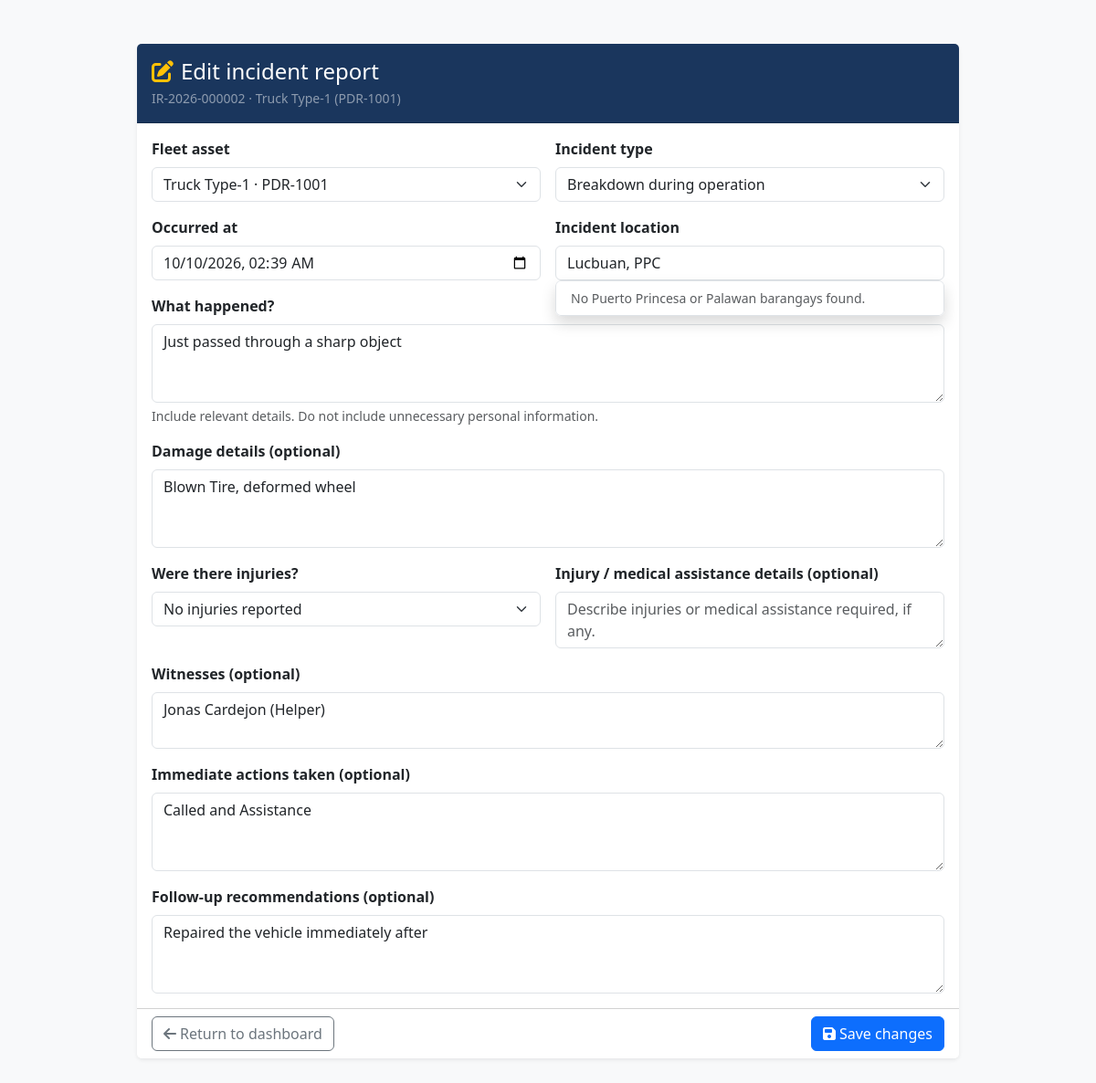
The page /fleet/reports/incidents/2/edit/ (signed in) on the database its author committed.
### fleet/models.py (models this page shows, shortened)
class FleetIncident(models.Model):
    INJURY_STATUS_CHOICES = [
        ('NO', 'No injuries reported'),
        ('YES', 'Injuries reported'),
        ('UNKNOWN', 'Unknown / not confirmed'),
    ]
    INCIDENT_TYPE_CHOICES = [
        ('ACCIDENT', 'Accident'),
        ('COLLISION', 'Collision'),
        ('BREAKDOWN', 'Breakdown during operation'),
        ('DAMAGE', 'Asset or equipment damage'),
        ('SAFETY', 'Safety incident'),
        ('OTHER', 'Other incident'),
    ]
    vehicle = models.ForeignKey(
        Vehicle,
        on_delete=models.PROTECT,
        related_name='incident_reports',
    )
    incident_type = models.CharField(max_length=20, choices=INCIDENT_TYPE_CHOICES)
    occurred_at = models.DateTimeField()
    location = models.CharField(max_length=255)
    description = models.TextField(max_length=2000)
    damage_details = models.TextField(max_length=2000, blank=True)
    injury_status = models.CharField(
        max_length=10,
        choices=INJURY_STATUS_CHOICES,
        default='UNKNOWN',
    )
    injury_details = models.TextField(max_length=2000, blank=True)
    witnesses = models.TextField(max_length=1000, blank=True)
    actions_taken = models.TextField(max_length=2000, blank=True)
    follow_up_recommendations = models.TextField(max_length=2000, blank=True)
    last_assigned_driver = models.CharField(max_length=100, blank=True)
    reported_by = models.ForeignKey(
        User,
        on_delete=models.SET_NULL,
        null=True,
        blank=True,
        related_name='fleet_incident_reports',
    )
    created_at = models.DateTimeField(auto_now_add=True)
    class Meta:
        ordering = ('-occurred_at', '-pk')

class Vehicle(models.Model):
    MAINTENANCE_PRIORITY_CHOICES = [
        ('NORMAL', 'Normal'),
        ('HIGH', 'High Priority'),
        ('URGENT', 'Urgent'),
    ]
    SCHEDULED_MAINTENANCE_CHOICES = [
        ('OIL', 'Oil replacement'),
        ('TIRES', 'Tire replacement'),
        ('BRAKES', 'Brake inspection / replacement'),
        ('BATTERY', 'Battery service / replacement'),
        ('ENGINE_COOLANT', 'Engine coolant service'),
        ('AIR_FILTER', 'Air filter replacement'),
        ('TRANSMISSION', 'Transmission service'),
        ('BELTS_HOSES', 'Belts and hoses inspection / replacement'),
        ('REGISTRATION_INSPECTION', 'Registration / safety inspection'),
        ('ENGINE_SERVICE', 'Marine engine service'),
        ('PROPELLER', 'Propeller inspection / replacement'),
        ('HULL', 'Hull inspection / maintenance'),
        ('BILGE_PUMP', 'Bilge pump inspection / service'),
        ('FUEL_SYSTEM', 'Fuel system inspection / service'),
        ('SAFETY_EQUIPMENT', 'Marine safety equipment inspection'),
        ('COOLING_SYSTEM', 'Cooling system service'),
        ('OTHER', 'Other maintenance'),
    ]
    STATUS_CHOICES = [
        ('OPERATIONAL', 'Operational'),
        ('MAINTENANCE', 'Maintenance'),
        ('DEPLOYED', 'Deployed'),
        ('PENDING_DISPOSAL', 'Pending Disposal'),
        ('ARCHIVED', 'Archived'),
    ]
    model_name = models.CharField(max_length=100)
    plate_number = models.CharField(max_length=50, unique=True)
    vehicle_type = models.ForeignKey(VehicleType, on_delete=models.CASCADE)
    hull_type = models.CharField(max_length=100, blank=True)
    length_m = models.DecimalField(max_digits=7, decimal_places=2, blank=True, null=True)
    make = models.CharField(max_length=100, blank=True)
    chassis_number = models.CharField(max_length=100, blank=True)
    engine_number = models.CharField(max_length=100, blank=True)
    mv_file_number = models.CharField(max_length=50, blank=True)
    vehicle_category = models.CharField(max_length=100, blank=True)
    body_type = models.CharField(max_length=100, blank=True)
    vehicle_classification = models.CharField(max_length=100, blank=True)
    aircon_type = models.CharField(max_length=50, blank=True)
    home_port = models.CharField(max_length=100, blank=True)
    model_year = models.PositiveSmallIntegerField(blank=True, null=True)
    color = models.CharField(max_length=50, blank=True)
    odometer_km = models.DecimalField(max_digits=10, decimal_places=1, blank=True, null=True)
    gross_vehicle_weight = models.DecimalField(max_digits=10, decimal_places=2, blank=True, null=True)
    net_capacity = models.DecimalField(max_digits=10, decimal_places=2, blank=True, null=True)
    engine_displacement_cc = models.DecimalField(max_digits=10, decimal_places=2, blank=True, null=True)
    engine_power_hp = models.DecimalField(max_digits=8, decimal_places=2, blank=True, null=True)
    passenger_capacity = models.PositiveIntegerField(blank=True, null=True)
    engine_details = models.CharField(max_length=200, blank=True)
    fuel_type = models.CharField(max_length=50, blank=True)
    registration_date = models.DateField(blank=True, null=True)
    registration_expiry = models.DateField(blank=True, null=True)
    inspection_expiry = models.DateField(blank=True, null=True)
    gross_tonnage = models.DecimalField(max_digits=10, decimal_places=2, blank=True, null=True)
    net_tonnage = models.DecimalField(max_digits=10, decimal_places=2, blank=True, null=True)
    status = models.CharField(max_length=50, choices=STATUS_CHOICES, default='OPERATIONAL')
    maintenance_problem = models.CharField(max_length=1000, blank=True)
    maintenance_priority = models.CharField(
        max_length=10,
        choices=MAINTENANCE_PRIORITY_CHOICES,
        default='NORMAL',
    )
    maintenance_started_at = models.DateTimeField(null=True, blank=True)
    maintenance_last_assigned_driver = models.CharField(max_length=100, blank=True)
    scheduled_maintenance_type = models.CharField(
        max_length=32,
        choices=SCHEDULED_MAINTENANCE_CHOICES,
        blank=True,
    )
    scheduled_maintenance_date = models.DateField(null=True, blank=True)
    scheduled_maintenance_description = models.CharField(max_length=500, blank=True)
    assigned_driver = models.OneToOneField(
        Driver,
        on_delete=models.SET_NULL,
        null=True,
        blank=True,
        related_name='assigned_vehicle',
    )
    deployment_location = models.CharField(max_length=255, blank=True, null=True)
    deployment_destination = models.CharField(max_length=255, blank=True, null=True)
    deployment_purpose = models.CharField(max_length=255, blank=True, null=True)
    deployment_time = models.DateTimeField(blank=True, null=True)

### fleet/views.py (the view, shortened to what this page needs)
# urls.py: path('fleet/reports/incidents/<int:incident_id>/edit/', views.fleet_edit_incident, name='fleet_edit_incident'),
@login_required
def fleet_edit_incident(request, incident_id):
    if request.method not in {'GET', 'POST'}:
        return HttpResponse("Incident reports can only be edited using the report form.", status=405)
    permissions = fleet_report_permissions(request.user)
    if permissions is None:
        messages.error(request, "Access restricted to authorized fleet operations and maintenance accounts.")
        return redirect('dashboard_portal:homepage')
    incident_queryset = FleetIncident.objects.select_related('vehicle__vehicle_type')
    if not permissions['is_logistics']:
        incident_queryset = incident_queryset.filter(reported_by=request.user)
    incident = get_object_or_404(incident_queryset, pk=incident_id)
    vehicle_queryset = Vehicle.objects.select_related('vehicle_type')
    if not permissions['is_logistics']:
        division_filter = Q(pk__in=[])
        if 'Land Asset' in permissions['allowed_divisions']:
            division_filter |= ~seacraft_vehicle_type_filter()
        if 'Seacraft' in permissions['allowed_divisions']:
            division_filter |= seacraft_vehicle_type_filter()
        vehicle_queryset = vehicle_queryset.filter(division_filter)
        if not vehicle_queryset.filter(pk=incident.vehicle_id).exists():
            return HttpResponse("You are not authorized to edit this incident report.", status=404)
    dashboard_name = fleet_report_dashboard_name(permissions)
    form = FleetIncidentForm(
        request.POST if request.method == 'POST' else None,
        instance=incident,
        vehicle_queryset=vehicle_queryset,
    )
    return render(request, 'fleet/fleet_incident_edit.html', {
        'form': form,
        'incident': incident,
        'dashboard_name': dashboard_name,
    }, status=400 if request.method == 'POST' else 200)

### fleet/context_processors.py (called while the page is built)
def account_security_prompt(request):
    if not request.user.is_authenticated:
        return {'security_setup_required': False}
    profile = AccountSecurityProfile.objects.filter(user_id=request.user.pk).values(
        'security_question',
        'security_answer_hash',
    ).first()
    return {
        'security_setup_required': not profile
        or not profile['security_question']
        or not profile['security_answer_hash'],
    }

### fleet/views.py (called while the page is built)
def seacraft_vehicle_type_filter():
    return (
        Q(vehicle_type__name__iexact='MARINE')
        | Q(vehicle_type__name__iexact='MARITIME')
    )

def fleet_report_dashboard_name(permissions):
    if permissions['is_logistics']:
        return 'dashboard_portal:logistics_dashboard'
    if permissions['is_seacraft_dispatch']:
        return 'dashboard_portal:seacraft_dispatch'
    if permissions['is_seacraft_technician']:
        return 'dashboard_portal:seacraft_dashboard'
    return 'dashboard_portal:repairman_dashboard'

### fleet/templates/fleet/fleet_incident_edit.html (shortened to what this page needs)
{% load static %}
<!DOCTYPE html>
<html lang="en">
<head>
    <link href="https://cdn.jsdelivr.net/npm/bootstrap@5.3.0/dist/css/bootstrap.min.css" rel="stylesheet">
    <link rel="stylesheet" href="https://cdnjs.cloudflare.com/ajax/libs/font-awesome/6.4.0/css/all.min.css">
    {% include "fleet/_pwa_head.html" %}
</head>
<body class="bg-light">
    <main class="container py-4 py-lg-5">
        <div class="card border-0 shadow-sm mx-auto" style="max-width: 900px;">
            <div class="card-header text-white py-3" style="background-color: #1A365D;">
                <h1 class="h4 mb-1"><i class="fa-solid fa-pen-to-square text-warning me-2"></i>Edit incident report</h1>
                <div class="small text-white-50">
                    IR-{{ incident.occurred_at|date:"Y" }}-{{ incident.pk|stringformat:"06d" }}
                    · {{ incident.vehicle.model_name }} ({{ incident.vehicle.plate_number }})
                </div>
            </div>
            <form method="post">
                <div class="card-body">
                    <div class="row g-3">
                        {% for field in form %}
                        <div class="{% if field.name == 'description' or field.name == 'damage_details' or field.name == 'witnesses' or field.name == 'actions_taken' or field.name == 'follow_up_recommendations' %}col-12{% else %}col-md-6{% endif %}">
                            <label class="form-label fw-semibold" for="{{ field.id_for_label }}">{{ field.label }}</label>
                            {% if field.name == 'location' %}
                            <div class="position-relative">
                                {{ field }}
                                <div id="incident-location-suggestions" class="list-group position-absolute top-100 start-0 w-100 shadow d-none" role="listbox" style="z-index: 1060; max-height: 16rem; overflow-y: auto;"></div>
                            </div>
                            {% else %}
                            {{ field }}
                            {% endif %}
                            {% if field.help_text %}<div class="form-text">{{ field.help_text }}</div>{% endif %}
                        </div>
                        {% endfor %}
                    </div>
                </div>
                <div class="card-footer bg-white d-flex justify-content-between">
                    <a class="btn btn-outline-secondary" href="{% url dashboard_name %}">
                        <i class="fa-solid fa-arrow-left me-1"></i>Return to dashboard
                    </a>
                    <button type="submit" class="btn btn-primary">
                        <i class="fa-solid fa-floppy-disk me-1"></i>Save changes
                    </button>
                </div>
            </form>
        </div>
    </main>
</body>
</html>

### fleet/templates/fleet/_pwa_head.html (shortened to what this page needs)
{% load static %}
<link rel="stylesheet" href="{% static 'fleet/css/pwa.css' %}">

### fleet/templates/fleet/_pwa_scripts.html (shortened to what this page needs)
{% load static %}

### fleet/static/fleet/css/pwa.css (style rules this page uses)
html { min-height: 100%; scroll-padding-top: 1rem; -webkit-text-size-adjust: 100%; }
body { min-width: 320px; overflow-x: hidden; padding-bottom: env(safe-area-inset-bottom); }
button, [role="button"], input, select, textarea { touch-action: manipulation; }
button, .btn { max-width: 100%; }

### rows shown on the page
FleetIncident: occurred_at "2026", pk "000002", vehicle.model_name "Truck Type-1", vehicle.plate_number "PDR-1001", form "Truck Type-1 · PDR-1001" "Breakdown during operation" "10/10/2026 02:39" "Just passed through a sharp object" "Blown Tire, deformed wheel" "No injuries reported" "Jonas Cardejon (Helper)" "Called and Assistance" "Repaired the vehicle immediately after", form "Lucbuan, PPC"

### other values the page prints
{{ field.label }} "Fleet asset" "Incident type" "Occurred at" "Incident location" "What happened?" "Damage details (optional)" "Were there injuries?" "Injury / medical assistance details (optional)" "Witnesses (optional)" "Immediate actions taken (optional)" "Follow-up recommendations (optional)"
{{ field.help_text }} "Include relevant details. Do not include unnecessary personal information."
